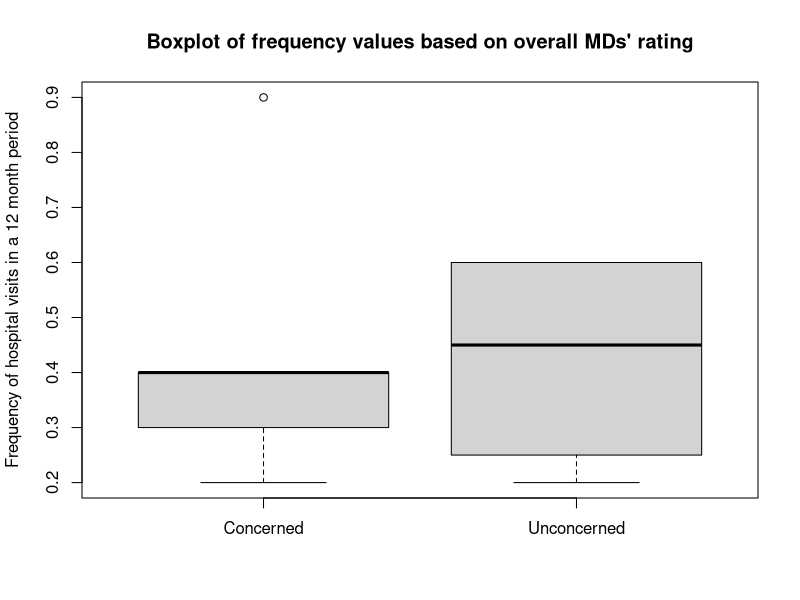
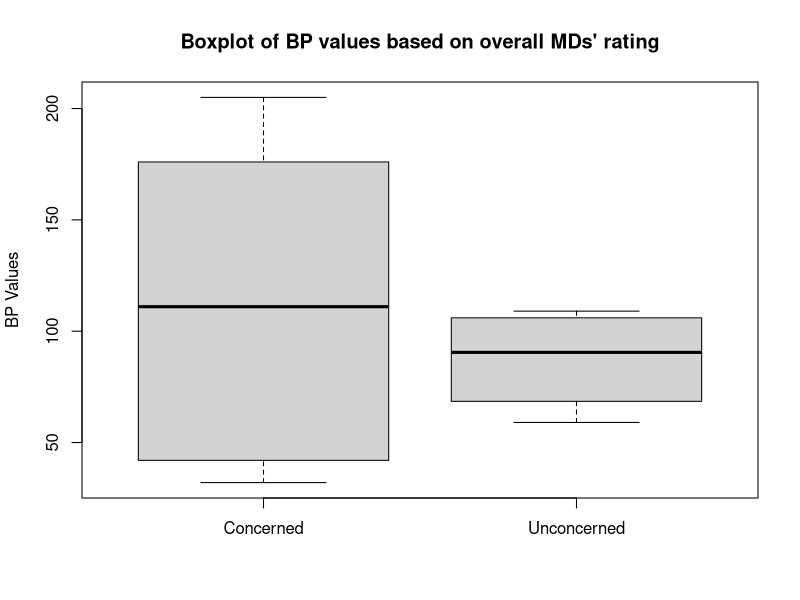
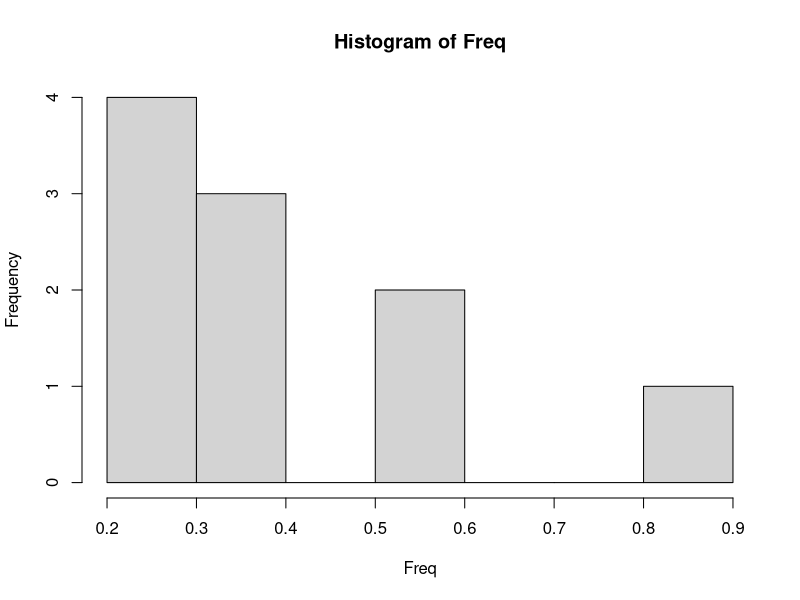

R code for these plots, in order:
Freq <- c(0.6,0.3,0.4,0.4,0.2,0.6,0.3,0.4,0.9,0.2)
BP <- c(103,87,32,42,59,109,78,205,135,176)
First <- c(1,1,1,1,0,0,0,0,NA,1)
Second <- c(0,0,1,1,0,0,1,1,1,1)
Final <- c(0,1,0,1,0,1,0,1,1,1)
docdf <- data.frame(Freq,BP,First,Second,Final,stringsAsFactors = FALSE)


# This function function will create a Boxplot based on MDs' rating of either Freq or Bp based on colm number
plotBox <- function(df,colm){
  if (colm !=1 && colm!=2){return("Please pick either colm 1 or 2")} # A Check to make sure users enter either 1 or 2 for colm
  docs <-vector() 
  zeros = vector() 
  ones = vector()
  for(i in 1:nrow(df)){
    docs<- c(docs,(sum(df[i,3:5],na.rm = TRUE)))
    if(docs[i] >1){ones <- c(ones,df[i,colm])} else{zeros <- c(zeros,df[i,colm])}
  }
  if(colm ==1){return(
    boxplot(ones,zeros,
    main= "Boxplot of frequency values based on overall MDs' rating",
    names= c("Concerned","Unconcerned"),
    ylab ="Frequency of hospital visits in a 12 month period"))
    }
  else if (colm==2){return( 
    boxplot(ones,zeros,
    main= "Boxplot of BP values based on overall MDs' rating",
    names= c("Concerned","Unconcerned"),
    ylab ="BP Values"))
  }
}

# This function is similar to plotBox, but is only interested in returning a mean value,df is the dataframe,colm is the characteristic
# of the patient we are interested in and oz is either 1 or 0 based on the MDs overall rating.
meanofMD <- function(df,colm,oz) {
  if (colm !=1 && colm!=2){return("Please pick either colm 1 or 2")} 
  docs <-vector() 
  zeros = vector() 
  ones = vector()
  for(i in 1:nrow(df)){
    docs<- c(docs,(sum(df[i,3:5],na.rm = TRUE)))
    if(docs[i] >1){ones <- c(ones,df[i,colm])} else{zeros <- c(zeros,df[i,colm])}}
  if (oz == 0){return(mean(zeros))}
  else{return(mean(ones))}
}  
  
meanofMD(docdf,2,1)
meanofMD(docdf,2,0)
meanofMD(docdf,1,1)
meanofMD(docdf,1,0)

plotBox(docdf,1)
plotBox(docdf,2)
hist(Freq)
